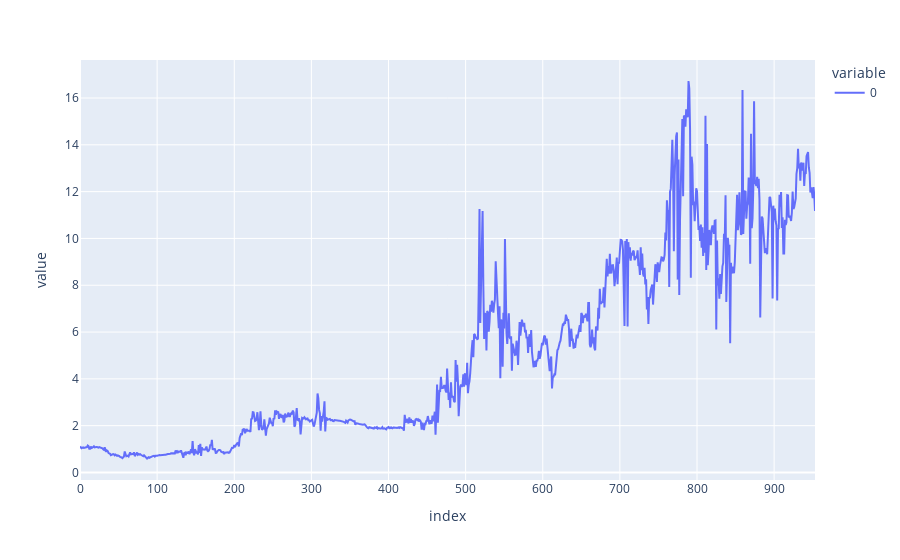

The cell this chart's notebook holds for it:
### Code cell
import plotly.express as px
clipped_returns = winsorize(log_returns, limits=[0.01,0.01])
cum = np.exp(pd.Series(clipped_returns).cumsum())
px.line(cum)

### Figure 1 — Plotly figure (JSON) as saved in the notebook; plotly's stock layout.template omitted (floating-point values rounded to 4 significant figures; data arrays with more than 128 entries replaced by an {"elided": "..."} marker saying what was removed)
{"data": [{"hovertemplate": "variable=0<br>index=%{x}<br>value=%{y}<extra></extra>", "legendgroup": "0", "line": {"color": "#636efa", "dash": "solid"}, "marker": {"symbol": "circle"}, "mode": "lines", "name": "0", "orientation": "v", "showlegend": true, "type": "scatter", "x": {"elided": "954 int values"}, "xaxis": "x", "y": {"elided": "954 float values"}, "yaxis": "y"}], "layout": {"legend": {"title": {"text": "variable"}, "tracegroupgap": 0}, "margin": {"t": 60}, "xaxis": {"anchor": "y", "domain": [0, 1], "title": {"text": "index"}}, "yaxis": {"anchor": "x", "domain": [0, 1], "title": {"text": "value"}}}}
